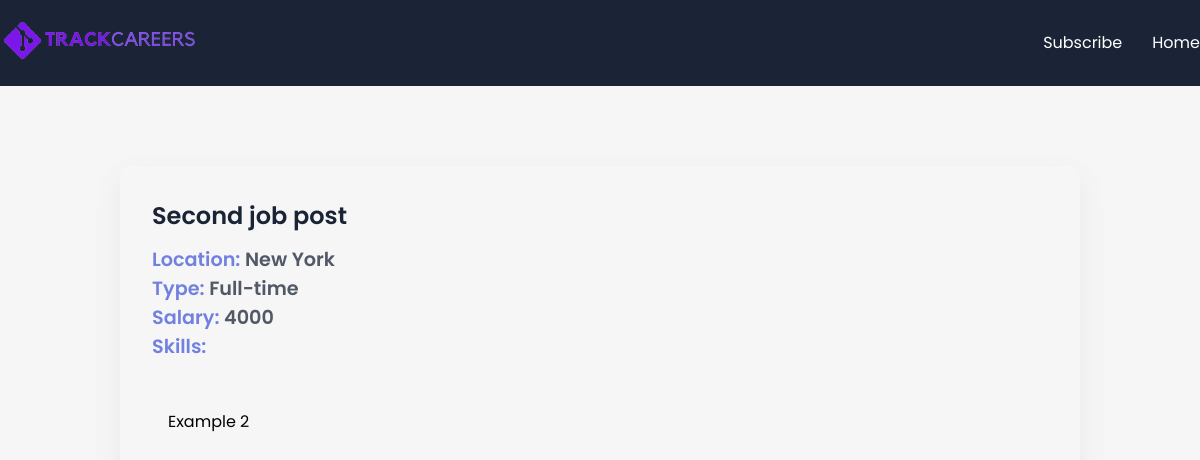
/job/2, run on an earlier commit of the app's database.
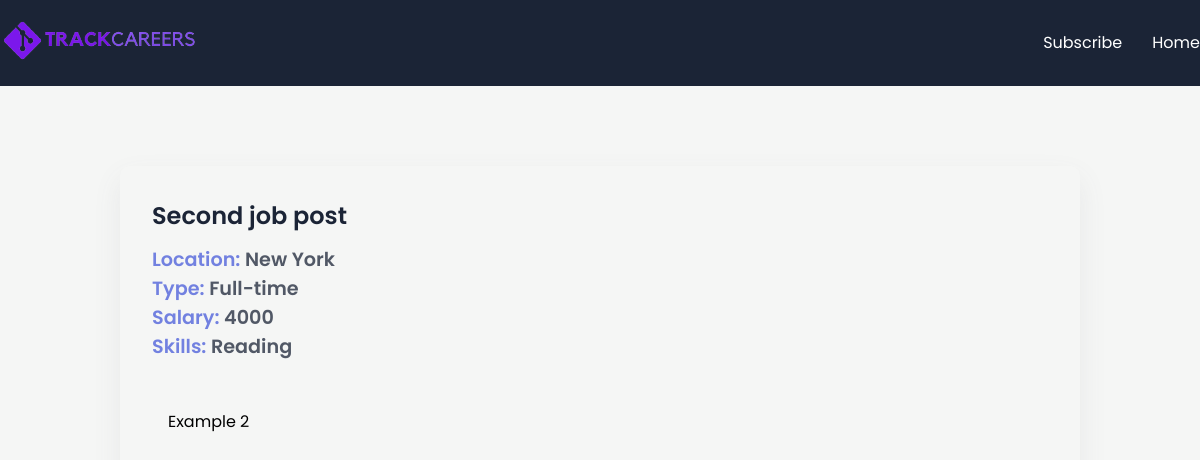
And on a later commit of the database.
### app/models.py (models this page shows, shortened)
class JobPost(models.Model):
    JOB_TYPE_CHOICES = [
        ('Full-time', 'Full-time'),
        ('Part-time', 'Part-time')
    ]
    title = models.CharField(max_length=200)
    description = models.TextField()
    date = models.DateTimeField(auto_now_add=True)
    expiry = models.DateField(null=True)
    salary = models.PositiveIntegerField()
    slug = models.SlugField(null=True, max_length=40, unique=True)
    location = models.ForeignKey(Location, on_delete=models.CASCADE, null=True)
    author = models.ForeignKey(Author, on_delete=models.CASCADE, null=True)
    skills = models.ManyToManyField(Skills)
    type = models.CharField(max_length=200, null=False, choices=JOB_TYPE_CHOICES)

class Location(models.Model):
    street = models.CharField(max_length=200)
    city = models.CharField(max_length=200)
    state = models.CharField(max_length=200)
    country = models.CharField(max_length=200)
    zip = models.CharField(max_length=200)

class Skills(models.Model):
    name = models.CharField(max_length=200)
    def __str__(self):
        return self.name

### app/views.py (the view)
# urls.py: path('job/<int:id>', views.job_detail, name='jobs_detail')
def job_detail(request, id):
    try:
        if id == 0:
            return redirect(reverse('jobs_home'))
        job = JobPost.objects.get(id=id)
        context = {"job": job}
        return render(request, 'app/job_detail.html', context)
    except:
        return HttpResponseNotFound("Not found")

### app/templates/app/job_detail.html (shortened to what this page needs)
{% extends 'base.html' %}
{% block content %}
<section>
      <div class="container">
        <div class="view-post">
          <h1 class="jobtitle">
            {{ job.title }}
          </h1>
          <p class="location it">Location: <span>{{ job.location.city }}</span></p>
          <p class="status it">Type: <span>{{ job.type }}</span></p>
          <p class="budget it">Salary: <span>{{ job.salary }}</span></p>
          <p class="skill it">Skills: <span>{{ job.skills.all|join:", " }}</span></p>
          <div class="desc">
            <p class="details">
              {{ job.description }}
            </p>
          </div>
        </div>
      </div>
    </section>
{% endblock content %}

What changed in the data, as far as the page shows it:
changed JobPost "Second job post": skills.all (not shown) → "Reading"
